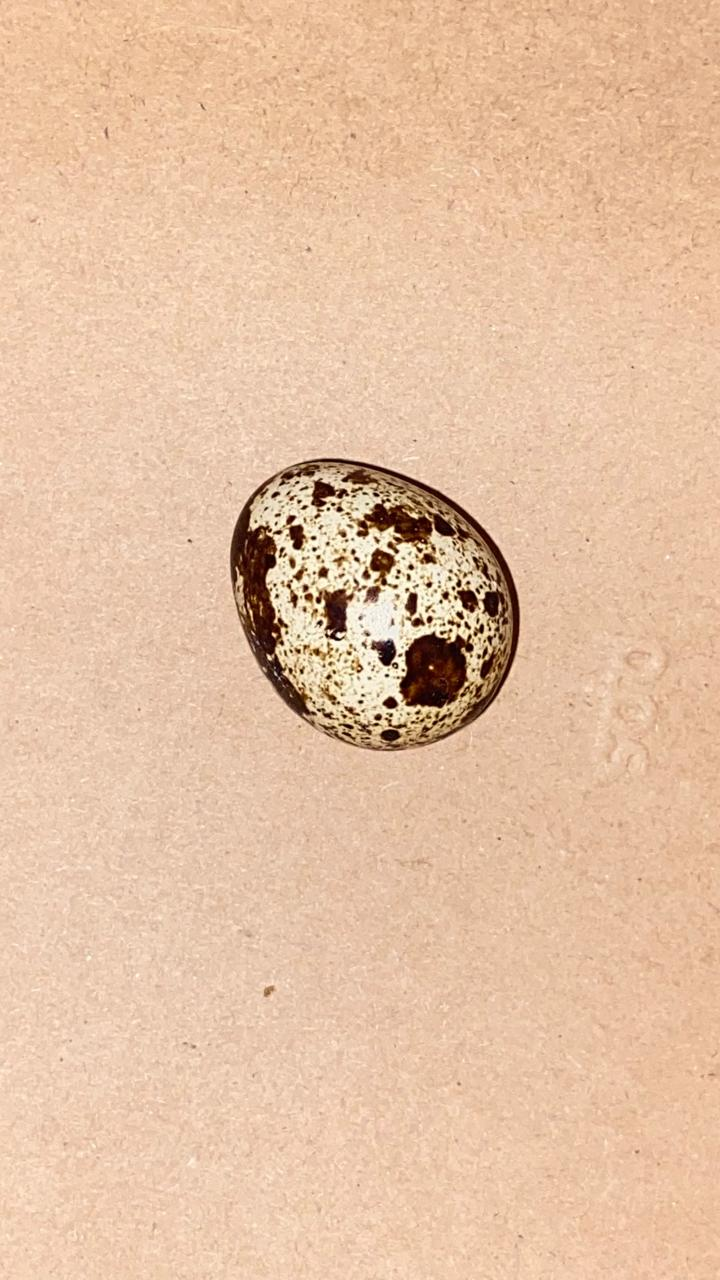
#> input picture media/dataset_telur_puyuh/Baik/baik_1.jpg, 720 x 1280 px; its folder holds only this picture in this run
$ python -i views.py   (imports and definitions only)
#> lines starting #> are read from the running program, lines starting #| are printed output that depends on the picture; after the words box and inside, x2 and y2 are one past the last pixel; in counts of white or black regions, pixels touching at a corner belong together
from django.shortcuts import render, redirect
from django.conf import settings
import os
import uuid
import numpy as np
import cv2
from sklearn.metrics import confusion_matrix
from .model_knn import predict_image
from .classifier import predict_image, extract_features as hitung_fitur

# ========================
# View halaman utama
# ========================
def home(request):
    return render(request, 'index.html')

# ========================
# Hitung fitur gambar (RGB, Otsu, Fusi)
# ========================
# [217 lines left out: functions hitung_fitur, dataset_view, upload_dataset, calculate_metrics, testing_view, klasifikasi_view, not called in this run]

def hitung_fitur(gambar_path):
    img = cv2.imread(gambar_path)
#> img is the input picture: shape (1280, 720, 3); mean B, G, R 163.4, 192.7, 228.9
    img = cv2.resize(img, (338, 338))
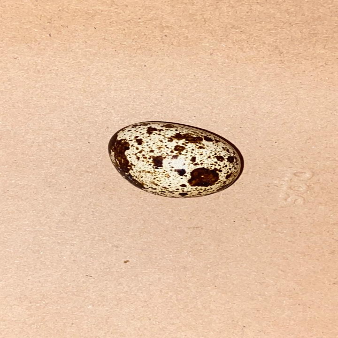
#> img: shape (338, 338, 3); mean B, G, R 163.3, 192.6, 228.7

    # Pisahkan channel RGB
    r_channel = img[:, :, 2]
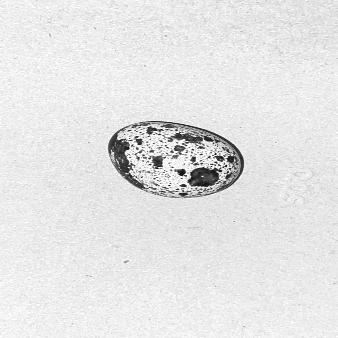
#> r_channel: shape (338, 338); min 17, max 255, mean 228.7
    g_channel = img[:, :, 1]
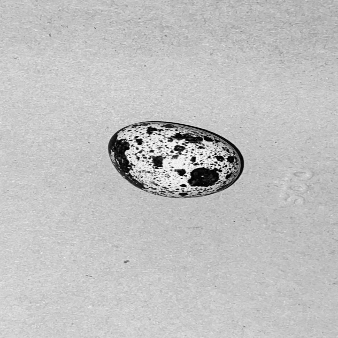
#> g_channel: shape (338, 338); min 0, max 254, mean 192.6
    b_channel = img[:, :, 0]
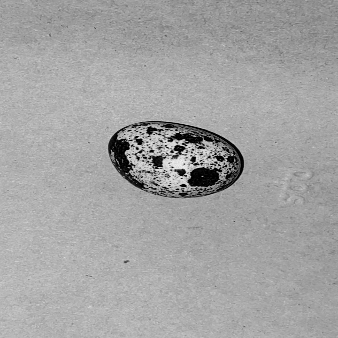
#> b_channel: shape (338, 338); min 0, max 241, mean 163.3

    r_mean = np.mean(r_channel)
#> r_mean = 228.7
    g_mean = np.mean(g_channel)
#> g_mean = 192.6
    b_mean = np.mean(b_channel)
#> b_mean = 163.3

    # Ubah ke grayscale
    gray = cv2.cvtColor(img, cv2.COLOR_BGR2GRAY)

    # Threshold Otsu
    otsu_threshold, otsu_result = cv2.threshold(gray, 0, 255, cv2.THRESH_BINARY + cv2.THRESH_OTSU)
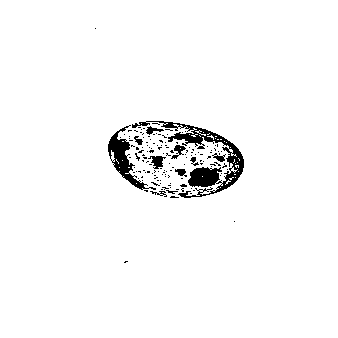
#> otsu_result: shape (338, 338); 96.8% white; 142 black regions (131 under 20 px)
#> otsu_threshold = 130

    # Hitung jumlah piksel hitam
    black_pixels = np.sum(otsu_result == 0)
#> black_pixels = 3655

    # Hitung fusi = jumlah kontur
    contours, _ = cv2.findContours(255 - otsu_result, cv2.RETR_EXTERNAL, cv2.CHAIN_APPROX_SIMPLE)
#> contours = 142 contours, 133 with area under 20; largest, box (x1, y1, x2, y2) and area: (132, 121, 244, 198) 1700, (108, 125, 156, 190) 738, (148, 156, 166, 169) 94, (171, 145, 186, 159) 62, (146, 126, 164, 135) 50
    fusi_value = len(contours)
#> fusi_value = 142

    fitur = {
        'R': round(r_mean, 2),
        'G': round(g_mean, 2),
        'B': round(b_mean, 2),
        'otsu': round(otsu_threshold, 2),
        'black': int(black_pixels),
        'fusi': fusi_value,
    }
#> fitur = {'R': 228.7, 'G': 192.6, 'B': 163.3, 'otsu': 130, 'black': 3655, 'fusi': 142}

    return fitur


# [27 lines left out: function ekstrak_fitur_dataset, not called in this run]

>>> result = hitung_fitur('../media/dataset_telur_puyuh/Baik/baik_1.jpg')
#> result has the same summary as fitur in hitung_fitur

$ run again, on media/dataset_telur_puyuh/Baik/baik_11.jpg
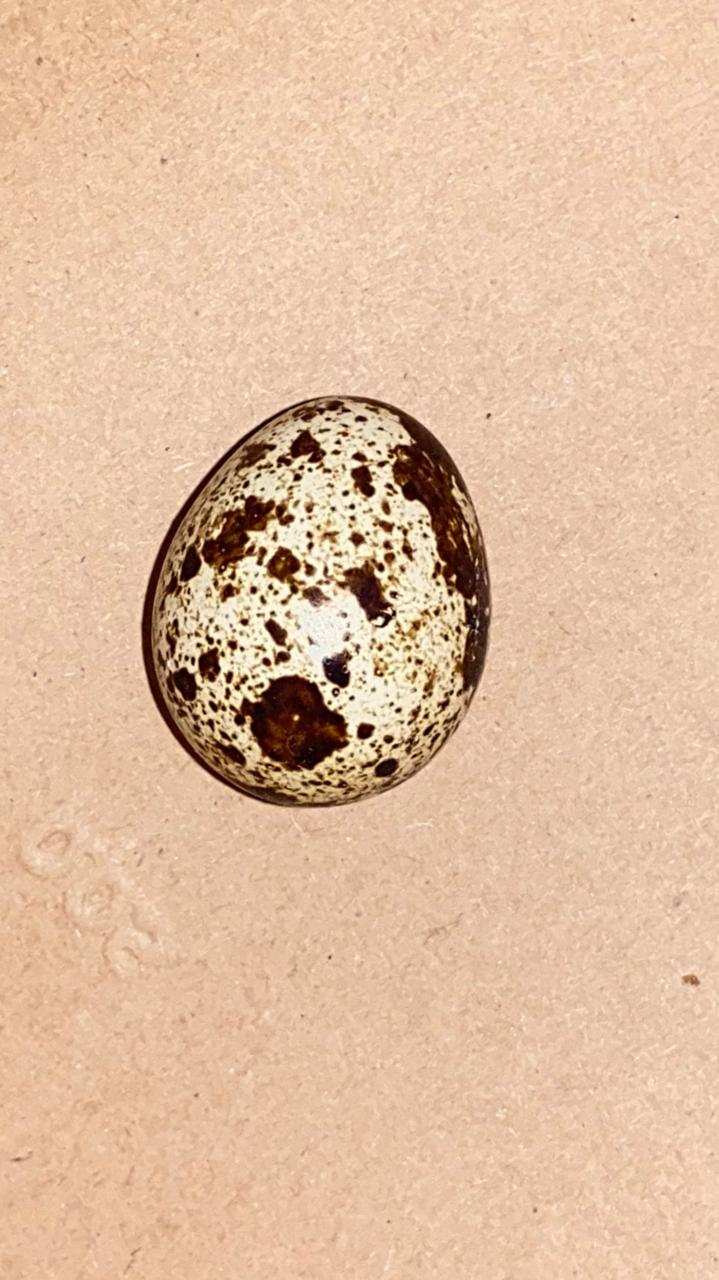
#> input picture media/dataset_telur_puyuh/Baik/baik_11.jpg, 719 x 1280 px
#> in hitung_fitur, img is the input picture: shape (1280, 719, 3); mean B, G, R 160.9, 189.2, 224
#> img: shape (338, 338, 3)
#> in hitung_fitur, `b_channel = img[:, :, 0]`:
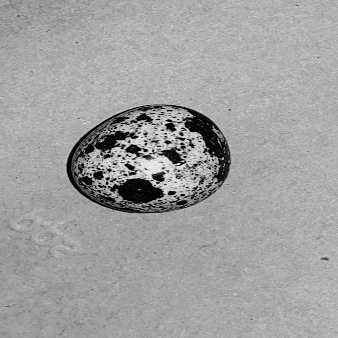
#> b_channel: shape (338, 338); min 0, max 239, mean 160.8
#> r_mean = 223.9
#> g_mean = 189
#> b_mean = 160.8
#> in hitung_fitur, `otsu_threshold, otsu_result = cv2.threshold(gray, 0, 255, cv2.THRESH_B..`:
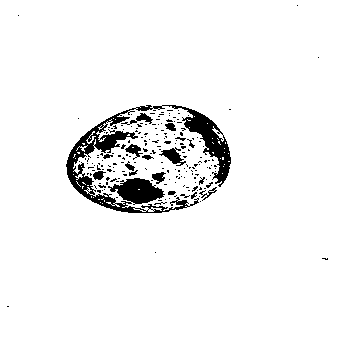
#> otsu_result: shape (338, 338); 94.5% white; 196 black regions (179 under 20 px)
#> otsu_threshold = 129
#> black_pixels = 6309
#> contours = 196 contours, 186 with area under 20; largest, box (x1, y1, x2, y2) and area: (66, 105, 231, 213) 4315, (159, 147, 186, 166) 176, (125, 144, 143, 160) 92, (121, 113, 153, 125) 85, (152, 172, 166, 184) 76
#> fusi_value = 196
#> fitur = {'R': 223.9, 'G': 189, 'B': 160.8, 'otsu': 129, 'black': 6309, 'fusi': 196}
#> result has the same summary as fitur in hitung_fitur

$ run again, on media/dataset_telur_puyuh/Baik/baik_12.jpg
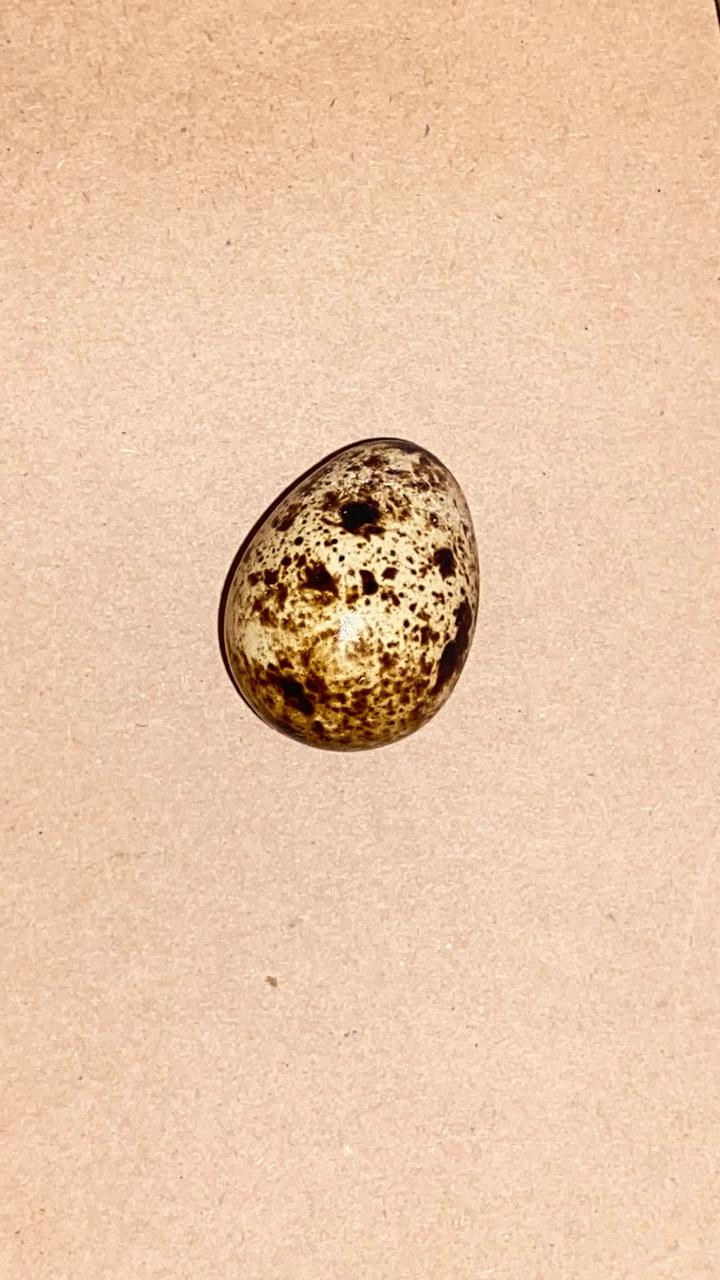
#> input picture media/dataset_telur_puyuh/Baik/baik_12.jpg, 720 x 1280 px
#> in hitung_fitur, img is the input picture: shape (1280, 720, 3); mean B, G, R 167.8, 197.5, 233.2
#> img: shape (338, 338, 3)
#> in hitung_fitur, `b_channel = img[:, :, 0]`:
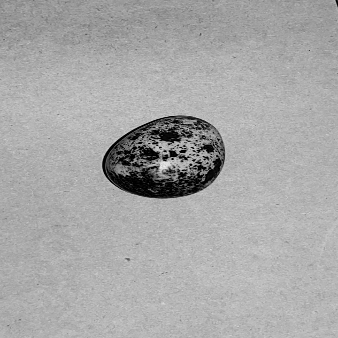
#> b_channel: shape (338, 338); min 0, max 236, mean 167.6
#> r_mean = 233.1
#> g_mean = 197.4
#> b_mean = 167.6
#> in hitung_fitur, `otsu_threshold, otsu_result = cv2.threshold(gray, 0, 255, cv2.THRESH_B..`:
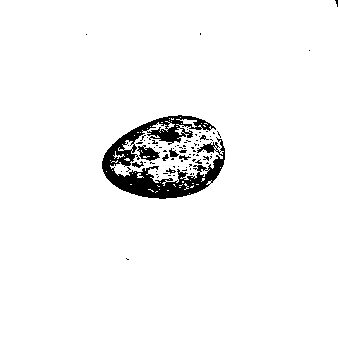
#> otsu_result: shape (338, 338); 95.9% white; 78 black regions (70 under 20 px)
#> otsu_threshold = 141
#> black_pixels = 4663
#> contours = 77 contours, 73 with area under 20; largest, box (x1, y1, x2, y2) and area: (102, 115, 225, 199) 4093, (137, 145, 160, 161) 184, (169, 148, 179, 157) 34, (132, 161, 144, 168) 24
#> fusi_value = 77
#> fitur = {'R': 233.1, 'G': 197.4, 'B': 167.7, 'otsu': 141, 'black': 4663, 'fusi': 77}
#> result has the same summary as fitur in hitung_fitur
